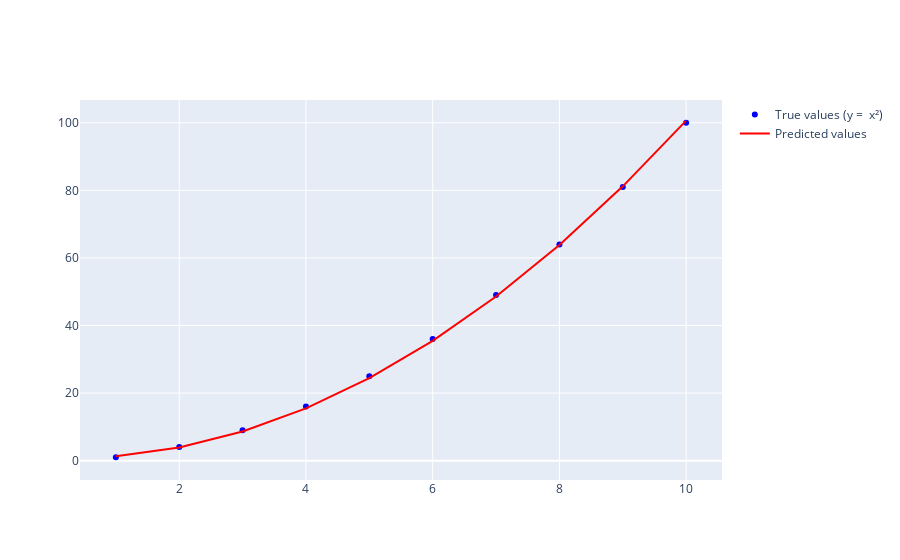

Source (notebook cell):
### Markdown cell above
## Visualize the Results Using Plotly

### Code cell
fig = go.Figure()
fig.add_trace(go.Scatter(x=X, y=Y, mode='markers', name='True values (y =  x²)', marker=dict(color='blue')))
fig.add_trace(go.Scatter(x=X, y=model(X), mode='lines', name='Predicted values', line=dict(color='red')))

### Figure 1 — Plotly figure (JSON) as saved in the notebook; plotly's stock layout.template omitted (floating-point values rounded to 4 significant figures)
{"data": [{"marker": {"color": "blue"}, "mode": "markers", "name": "True values (y =  x²)", "type": "scatter", "x": [1, 2, 3, 4, 5, 6, 7, 8, 9, 10], "y": [1, 4, 9, 16, 25, 36, 49, 64, 81, 100]}, {"line": {"color": "red"}, "mode": "lines", "name": "Predicted values", "type": "scatter", "x": [1, 2, 3, 4, 5, 6, 7, 8, 9, 10], "y": [1.276, 3.907, 8.639, 15.47, 24.41, 35.45, 48.59, 63.84, 81.18, 100.6]}], "layout": {}}
